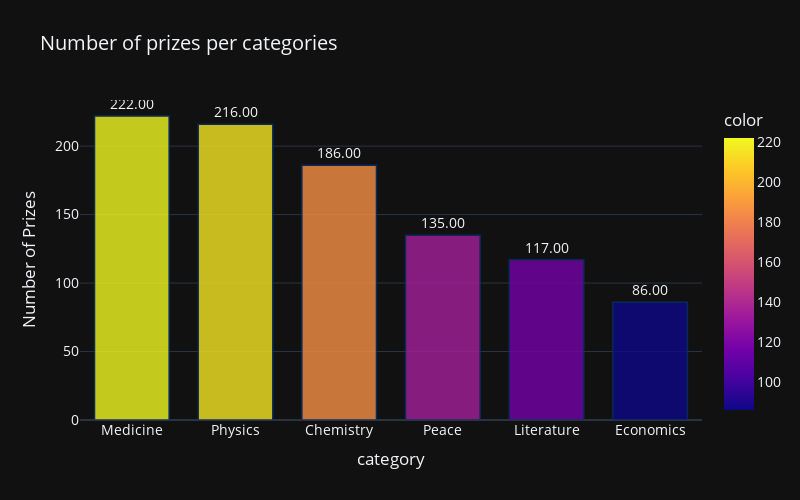

The code cell stored with this chart in its notebook:
### Code cell
fig = px.bar(
	data_frame=num_of_prizes,
	x=num_of_prizes.index,
	y=num_of_prizes.values,
	title="Number of prizes per categories",
	hover_name=num_of_prizes.index,
	color=num_of_prizes.values,
	# Bar chart specific options:
	orientation='v',  # 'v' for vertical, 'h' for horizontal
	barmode='relative',  # 'relative', 'group', 'overlay'
	text=num_of_prizes.values,  # Show values on bars
	# Visual customization:
	color_continuous_scale='Plasma',  # Color scale options:
	# 'Viridis' - Default green-blue
	# 'Plasma' - Purple to orange
	# 'Inferno' - Black to yellow
	# 'Magma' - Black to pink
	# 'Cividis' - Blue to yellow
	# 'Warm' - Yellow to red
	# 'Cool' - Green to purple
	# 'YlOrRd' - Yellow to red
	# 'YlGnBu' - Yellow to blue
	# 'RdBu' - Red to blue
	# 'Greys' - White to black
	# 'YlOrBr' - Yellow to brown
	# 'BluRed' - Blue to red
	# 'RdYlBu' - Red yellow blue
	# 'Spectral' - Red to purple,
	opacity=0.8,  # Bar transparency
	width=800,  # Plot width
	height=500,  # Plot height
	template='plotly_dark',  # Plot theme options: 'ggplot2', 'seaborn', 'simple_white', 'plotly',
	# 'plotly_white', 'plotly_dark', 'presentation', 'xgridoff',
	# 'ygridoff', 'gridon', 'none'
	labels={'x': 'Category', 'y': 'Number of Prizes'},  # Axis labels
	# Bar visual properties:
	# pattern_shape='/',  # Bar pattern: '/', '\', 'x', '+', '.', ''
	# hover_data={'value': True},  # Additional hover data
	error_y=None,  # Error bars
)

# Update layout
fig.update_layout(
	showlegend=True,
	bargap=0.2,  # Gap between bars
	bargroupgap=0.1,  # Gap between bar groups
	uniformtext_minsize=8,  # Minimum text size
	uniformtext_mode='hide',
	font=dict(size=14)# Text display mode
)

# Update traces
fig.update_traces(
	textposition='outside',
	texttemplate='%{text:.2f}',  # Text format
	marker_line_color='rgb(8,48,107)', # Bar border color
	textfont=dict(size=14),
	marker_line_width=1.5  # Bar border width
)

### Figure 1 — Plotly figure (JSON) as saved in the notebook; plotly's stock layout.template omitted (floating-point values rounded to 4 significant figures)
{"data": [{"alignmentgroup": "True", "hovertemplate": "<b>%{hovertext}</b><br><br>category=%{x}<br>Number of Prizes=%{y}<br>text=%{text}<br>color=%{marker.color}<extra></extra>", "hovertext": ["Medicine", "Physics", "Chemistry", "Peace", "Literature", "Economics"], "legendgroup": "", "marker": {"color": [222, 216, 186, 135, 117, 86], "coloraxis": "coloraxis", "opacity": 0.8, "pattern": {"shape": ""}, "line": {"color": "rgb(8,48,107)", "width": 1.5}}, "name": "", "offsetgroup": "", "orientation": "v", "showlegend": false, "text": [222.0, 216.0, 186.0, 135.0, 117.0, 86.0], "textposition": "outside", "x": ["Medicine", "Physics", "Chemistry", "Peace", "Literature", "Economics"], "xaxis": "x", "y": [222, 216, 186, 135, 117, 86], "yaxis": "y", "type": "bar", "textfont": {"size": 14}, "texttemplate": "%{text:.2f}"}], "layout": {"xaxis": {"anchor": "y", "domain": [0.0, 1.0], "title": {"text": "category"}}, "yaxis": {"anchor": "x", "domain": [0.0, 1.0], "title": {"text": "Number of Prizes"}}, "coloraxis": {"colorbar": {"title": {"text": "color"}}, "colorscale": [[0.0, "#0d0887"], [0.1111, "#46039f"], [0.2222, "#7201a8"], [0.3333, "#9c179e"], [0.4444, "#bd3786"], [0.5556, "#d8576b"], [0.6667, "#ed7953"], [0.7778, "#fb9f3a"], [0.8889, "#fdca26"], [1.0, "#f0f921"]]}, "legend": {"tracegroupgap": 0}, "title": {"text": "Number of prizes per categories"}, "barmode": "relative", "height": 500, "width": 800, "uniformtext": {"minsize": 8, "mode": "hide"}, "font": {"size": 14}, "showlegend": true, "bargap": 0.2, "bargroupgap": 0.1}}
